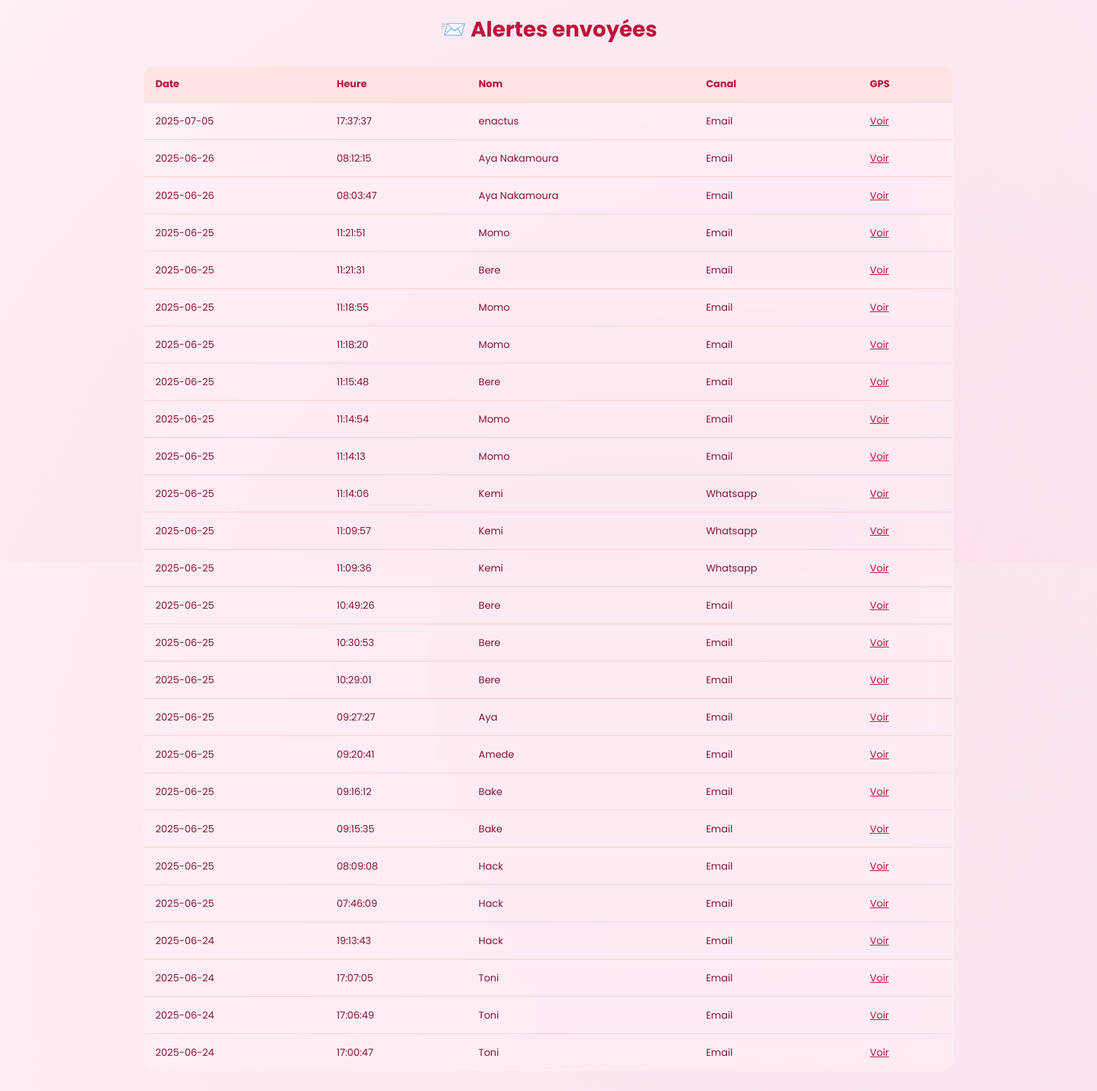
The page /admin/alertes (signed in) on the database its author committed.
### tables this page shows
CREATE TABLE alerts (
        id INTEGER PRIMARY KEY AUTOINCREMENT,
        uuid TEXT,
        nom TEXT,
        date TEXT,
        heure TEXT,
        canal TEXT,
        contact TEXT,
        latitude TEXT,
        longitude TEXT,
        message TEXT
    );

### app.py (the view)
@app.route("/admin/alertes")
@login_required
def alertes():
    db = get_db()
    alertes = db.execute("SELECT * FROM alerts ORDER BY date DESC, heure DESC").fetchall()
    return render_template("admin_alerts.html", alertes=alertes)

### app.py (called while the page is built)
def get_db():
    conn = sqlite3.connect("database.db")
    conn.row_factory = sqlite3.Row
    return conn

def login_required(f):
    @wraps(f)
    def decorated_function(*args, **kwargs):
        if 'logged_in' not in session:
            return redirect(url_for('login'))
        return f(*args, **kwargs)
    return decorated_function

### static/templates/admin_alerts.html (shortened to what this page needs)
<!DOCTYPE html>
<html lang="fr">
<head>
  <script src="https://cdn.tailwindcss.com"></script>
</head>
<body class="p-6 relative z-10">
  <h2 class="text-3xl font-bold text-rose-700 mb-8 text-center">📨 Alertes envoyées</h2>
  <div class="overflow-y-auto max-h-[75vh] overflow-x-auto max-w-6xl mx-auto rounded-2xl scrollbar-thin scrollbar-thumb-rose-400 scrollbar-track-rose-100">
    <table class="glass-table min-w-full rounded-2xl overflow-hidden text-sm text-left text-rose-900">
      <thead class="bg-rose-100 text-rose-700 font-semibold">
        <tr>
          <th class="p-4">Date</th>
          <th class="p-4">Heure</th>
          <th class="p-4">Nom</th>
          <th class="p-4">Canal</th>
          <th class="p-4">GPS</th>
        </tr>
      </thead>
      <tbody>
        {% for alerte in alertes %}
        <tr class="border-t border-rose-200 hover:bg-rose-50 transition duration-150">
          <td class="p-4">{{ alerte.date }}</td>
          <td class="p-4">{{ alerte.heure }}</td>
          <td class="p-4">{{ alerte.nom }}</td>
          <td class="p-4 capitalize">{{ alerte.canal }}</td>
          <td class="p-4">
            <a href="https://www.google.com/maps?q={{ alerte.latitude }},{{ alerte.longitude }}"
               target="_blank"
               class="text-rose-700 underline hover:text-rose-900 transition">
              Voir
            </a>
          </td>
        </tr>
        {% else %}
        <tr>
          <td colspan="5" class="p-6 text-center text-rose-500">Aucune alerte enregistrée</td>
        </tr>
        {% endfor %}
      </tbody>
    </table>
  </div>
</body>
</html>

### static/templates/admin_alerts.html (style rules this page uses)
* { font-family: 'Poppins', sans-serif; }
body { background: linear-gradient(135deg, #fdf2f8, #fce7f3); overflow: hidden; position: relative; }
body::before { content: ''; position: absolute; top: -50%; left: -50%; width: 200%; height: 200%; background: radial-gradient(circle, rgba(225, 29, 72, 0.05) 0%, transparent 70%); animation: float 20s ease-in-out infinite; z-index: 0; }
.glass-table { backdrop-filter: blur(20px); background: rgba(255, 255, 255, 0.25); border: 1px solid rgba(255, 255, 255, 0.3); box-shadow: 0 20px 40px rgba(225, 29, 72, 0.1); animation: fadeIn 0.6s ease-out; }

### rows shown on the page
alerts: date "2025-07-05", heure "17:37:37", nom "enactus", canal "Email"
alerts: date "2025-06-26", heure "08:12:15", nom "Aya Nakamoura", canal "Email"
alerts: date "2025-06-26", heure "08:03:47", nom "Aya Nakamoura", canal "Email"
alerts: date "2025-06-25", heure "11:21:51", nom "Momo", canal "Email"
alerts: date "2025-06-25", heure "11:21:31", nom "Bere", canal "Email"
alerts: date "2025-06-25", heure "11:18:55", nom "Momo", canal "Email"
alerts: date "2025-06-25", heure "11:18:20", nom "Momo", canal "Email"
alerts: date "2025-06-25", heure "11:15:48", nom "Bere", canal "Email"
alerts: date "2025-06-25", heure "11:14:54", nom "Momo", canal "Email"
alerts: date "2025-06-25", heure "11:14:13", nom "Momo", canal "Email"
alerts: date "2025-06-25", heure "11:14:06", nom "Kemi", canal "Whatsapp"
alerts: date "2025-06-25", heure "11:09:57", nom "Kemi", canal "Whatsapp"
alerts: date "2025-06-25", heure "11:09:36", nom "Kemi", canal "Whatsapp"
alerts: date "2025-06-25", heure "10:49:26", nom "Bere", canal "Email"
alerts: date "2025-06-25", heure "10:30:53", nom "Bere", canal "Email"
alerts: date "2025-06-25", heure "10:29:01", nom "Bere", canal "Email"
alerts: date "2025-06-25", heure "09:27:27", nom "Aya", canal "Email"
alerts: date "2025-06-25", heure "09:20:41", nom "Amede", canal "Email"
alerts: date "2025-06-25", heure "09:16:12", nom "Bake", canal "Email"
alerts: date "2025-06-25", heure "09:15:35", nom "Bake", canal "Email"
alerts: date "2025-06-25", heure "08:09:08", nom "Hack", canal "Email"
alerts: date "2025-06-25", heure "07:46:09", nom "Hack", canal "Email"
alerts: date "2025-06-24", heure "19:13:43", nom "Hack", canal "Email"
alerts: date "2025-06-24", heure "17:07:05", nom "Toni", canal "Email"
alerts: date "2025-06-24", heure "17:06:49", nom "Toni", canal "Email"
alerts: date "2025-06-24", heure "17:00:47", nom "Toni", canal "Email"
